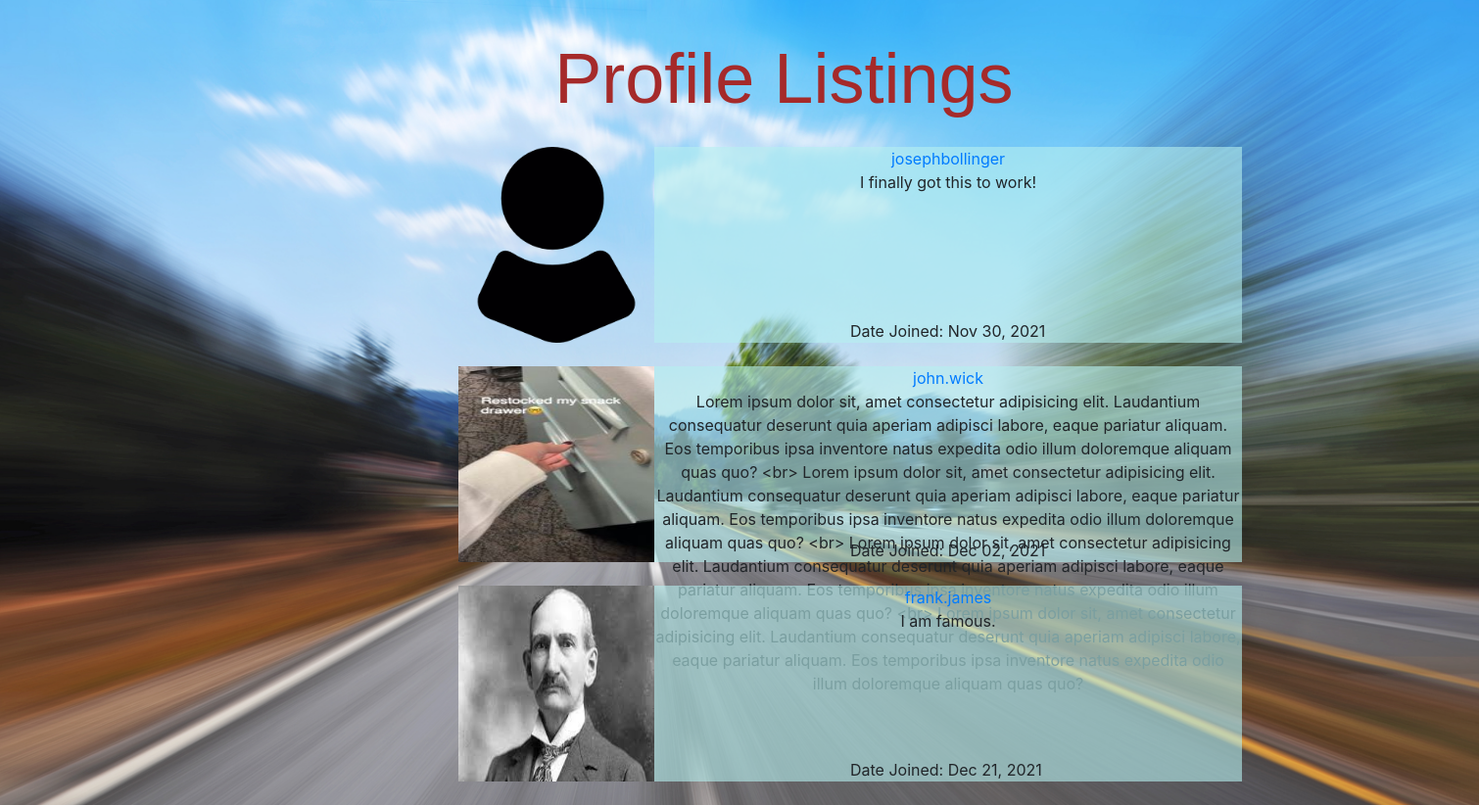
The app's page /listings/ (signed in) with its own data.
### rcapp/models.py (models this page shows)
class Profile(models.Model):
    user = models.OneToOneField(User, on_delete=models.CASCADE)
    profile_image = models.ImageField(
        default='profile1.png', null=True, blank=True)
    bio = models.TextField(null=True, blank=True)

### rcapp/views.py (the view)
# urls.py: path('listings/', views.listings, name='listings'),
@login_required(login_url='landing')
def listings(request):
    profiles = Profile.objects.all()
    print(profiles[0].user.id)
    context = {'profiles': profiles}
    return render(request, 'listings.html', context)

### rcapp/templates/listings.html (shortened to what this page needs)
<!DOCTYPE html>
{% load static %}
<html lang="en">
  <head>
    <link
      rel="stylesheet"
      href="https://stackpath.bootstrapcdn.com/bootstrap/4.1.3/css/bootstrap.min.css"
    />
    <link
      rel="stylesheet"
      href="https://use.fontawesome.com/releases/v5.6.1/css/all.css"
    />
    <link rel="stylesheet" href="{% static 'css/listings.css' %}" />
  </head>
  <body>
    <div class="logo1">
      <a class="navbar-brand" href="#">Profile Listings</a>
    </div>
    <div class="container">
    {% for profile in profiles %}
    <div class="card-container">
      <div class="left"><img src="{{profile.profile_image.url}}" alt="{{profile.user.username}}" width="200px" height="200px">
      </div>
      <div class="right">
        <a href="{% url 'profile' pk=profile.user.id %}"class="card-title">{{ profile.user.username }}</a>
        <p>{{profile.bio}}</p>
        <p class="datejoined">Date Joined: {{profile.user.date_joined|date:"M d, Y"}}
      </div>
    </div>
    <br>
    {% endfor %}
    </div>
  </body>
</html>

### rcapp/static/css/listings.css (style rules this page uses)
body { background: url("/static/images/listings-bg.jpg") no-repeat; background-size: 100%; }
.container { width: 100%; height: auto; margin-left: 30%; }
.card-container { width:800px; height: 200px; }
.left { float:left; width: 200px; height: 200px; }
.right { float:right; width:600px; height: 200px; background-color:rgba(182, 240, 240, .6); text-align: center; position: relative; }
.datejoined { position:absolute; bottom: 0; margin-left: 200px; margin-bottom: 0px; }
.logo1 { text-align: center; width: 75%; height: 150px; line-height: 150px; margin-bottom;: 20px }
.logo1 a { color:brown; font-size: 72px; font-family: 'Franklin Gothic Medium', 'Arial Narrow', Arial, sans-serif; position: absolute; }

### records on screen
Profile: profile_image (picture), user.username "josephbollinger", bio "I finally got this to work!", user.date_joined "Nov 30, 2021"
Profile: profile_image (picture), user.username "john.wick", bio "Lorem ipsum dolor sit, amet consectetur adipisicing elit. Laudantium consequatur deserunt quia aperiam adipisci labore, eaque pariatur aliquam. Eos temporibus ipsa inventore natus expedita odio illum doloremque aliquam quas quo? <br> Lorem ipsum dolor sit, amet consectetur adipisicing elit. Laudantium consequatur deserunt quia aperiam adipisci labore, eaque pariatur aliquam. Eos temporibus ipsa inventore natus expedita odio illum doloremque aliquam quas quo? <br> Lorem ipsum dolor sit, amet consectetur adipisicing elit. Laudantium consequatur deserunt quia aperiam adipisci labore, eaque pariatur aliquam. Eos temporibus ipsa inventore natus expedita odio illum doloremque aliquam quas quo?…", user.date_joined "Dec 02, 2021"
Profile: profile_image (picture), user.username "frank.james", bio "I am famous.", user.date_joined "Dec 21, 2021"
